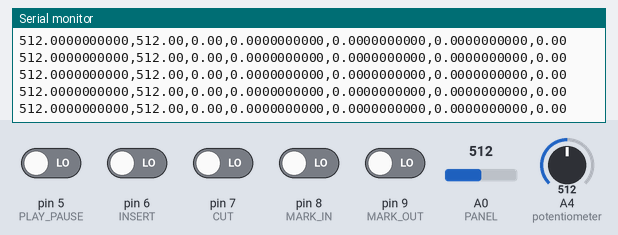
This sketch was run on a simulated Arduino Uno, built with avr-gcc and run on an emulated ATmega328P. On the bench: the last lines printed to the serial monitor. Inputs (shaded band) come from the test bench; at power-on: pin 5 (PLAY_PAUSE), pin 6 (INSERT), pin 7 (CUT), pin 8 (MARK_IN), pin 9 (MARK_OUT) LOW, A0 (PANEL) = 512, A4 (potentiometer) = 512.

Above: at 1.2 s.
1.3 s: A0 (PANEL) set to 107
At 1.47 s:
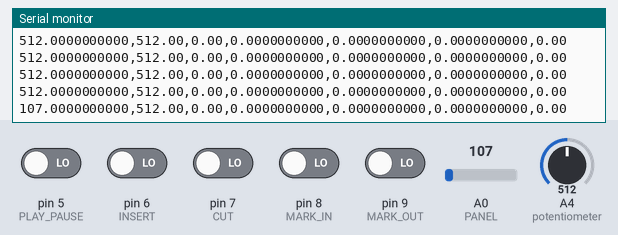
4.3 s: A0 (PANEL) set to 92
At 4.35 s:
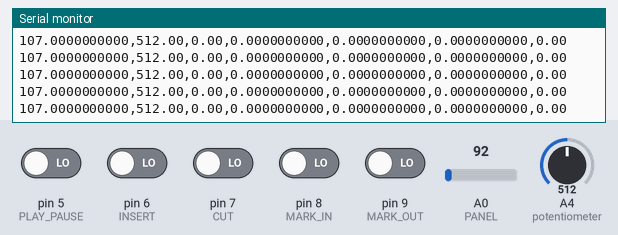
7.3 s: A4 (potentiometer) set to 110
At 7.33 s:
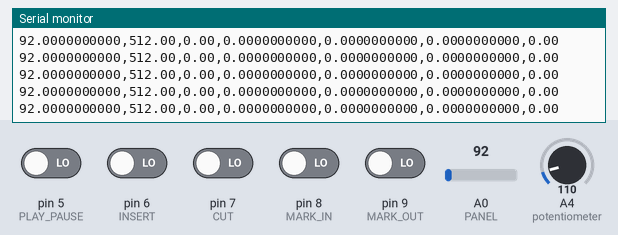
10.3 s: A4 (potentiometer) set to 95
At 10.32 s:
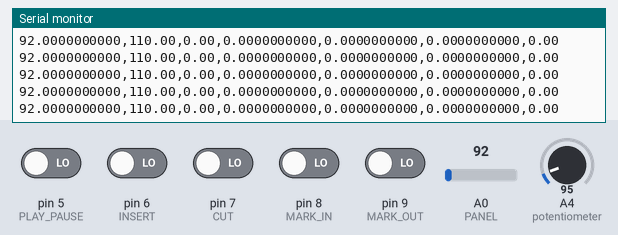
Timing chart, 0 to 13.3 s (numbered marks = the images above; inputs shaded):
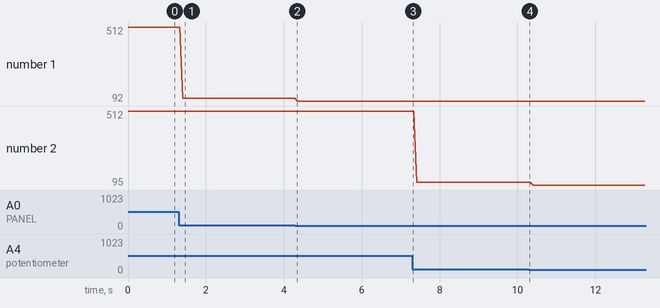

Measured:
- after the input at 1.3 s, the serial monitor: prints a new line after 0.10 s (image 1)
- plotted number 1: 512 → 107 after the input at 1.3 s, 107 → 92 after the input at 4.3 s
- plotted number 2: 512 → 110 after the input at 7.3 s, 110 → 95 after the input at 10.3 s

The sketch:

Edot_Arduino.ino
```cpp
#define PANEL A0 // panel editing switch
//#define CONTROL A1
#define potentiometer A4
//#define fsrPin A3     // the FSR and 10K pulldown are connected to a0
//#define trigger 2

//// rotary dial
//#define CLK 2
//#define DT 3
//#define SW 4

#define PLAY_PAUSE 5
#define INSERT 6
#define CUT 7
#define MARK_IN 8
#define MARK_OUT 9
#define vibePin A5

//float panel, clk, dt, sw, play, insert, cut, mark_in, mark_out;
float panel, pote, play, insert, cut, mark_in, mark_out;

void setup() {
  // put your setup code here, to run once:
  Serial.begin(9600);
  pinMode(PLAY_PAUSE, INPUT);
  pinMode(INSERT, INPUT);
  pinMode(CUT, INPUT);
  pinMode(MARK_IN, INPUT);
  pinMode(MARK_OUT, INPUT);
}

void loop() {
  // put your main code here, to run repeatedly:
  panel = analogRead(PANEL);
//  clk = digitalRead(CLK);
//  dt = digitalRead(DT);
//  sw = digitalRead(SW);
  pote = analogRead(potentiometer);
  play = digitalRead(PLAY_PAUSE);
  insert = digitalRead(INSERT);
  cut = digitalRead(CUT);
  mark_in = digitalRead(MARK_IN);
  mark_out = digitalRead(MARK_OUT);


//  Serial.print(clk);
//  Serial.print(",");
//
//  Serial.print(dt);
//  Serial.print(",");
//
//  Serial.print(sw);
//  Serial.print("\n");
//  delay(2000);

//   Print to Serial
// panel,pote,play,insert,cut,mark_in,mark_out\n
  Serial.print(panel, DEC);
  Serial.print(",");
  Serial.print(pote);
  Serial.print(",");
  Serial.print(play);
  Serial.print(",");
  Serial.print(insert, DEC);
  Serial.print(",");
  Serial.print( cut, DEC);
  Serial.print(",");
  Serial.print(mark_in, DEC);
  Serial.print(",");
  Serial.print(mark_out);
  Serial.print("\n");
  delay(10);


}
```
